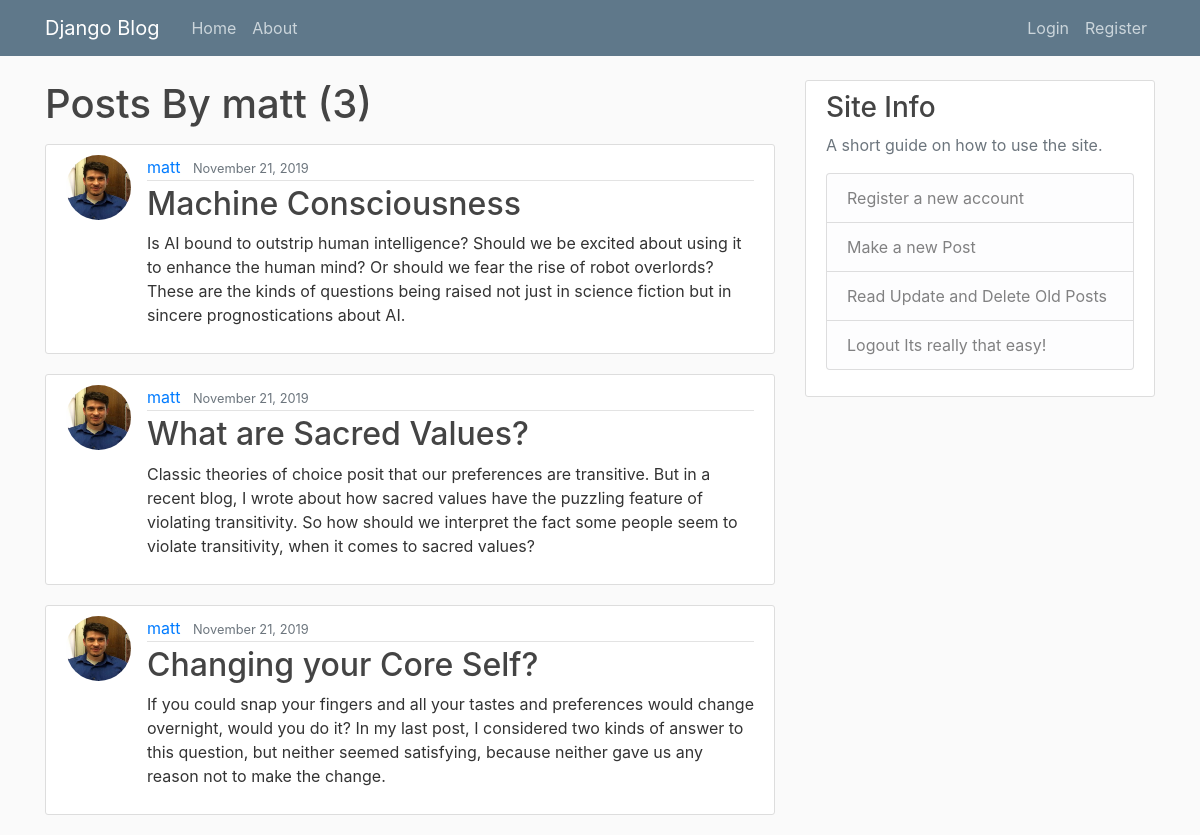
Page /user/matt on the committed database.
### blog/models.py (models this page shows, shortened)
class Post(models.Model):
     title = models.CharField(max_length=100)
     content = models.TextField()
     date_posted = models.DateTimeField(default = timezone.now)
     author = models.ForeignKey(User, on_delete=models.CASCADE)

### users/models.py (models this page shows, shortened)
class Profile(models.Model):
    user = models.OneToOneField(User, on_delete=models.CASCADE)
    image = models.ImageField(default='default.jpg', upload_to='profile_pics')

### blog/views.py (the view)
# urls.py: path('user/<str:username>', UserPostListView.as_view(), name='user-posts'),
class UserPostListView(ListView):
    model = Post
    template_name = 'blog/user_posts.html'
    context_object_name = 'posts'
    paginate_by = 3
    def get_queryset(self):
        user = get_object_or_404(User, username =self.kwargs.get('username'))
        return Post.objects.filter(author = user).order_by('-date_posted')

### blog/templates/blog/user_posts.html (shortened to what this page needs)
{%extends "blog/base.html"%}
{%block content%}
    <h1 class="mb-3"> Posts By {{ view.kwargs.username }} ({{ page_obj.paginator.count }}) </h1>
    {% for post in posts %}
        <article class="media content-section">
            <img class ="rounded-circle article-img" src="{{post.author.profile.image.url}}">
          <div class="media-body">
            <div class="article-metadata">
              <a class="mr-2" href="{% url 'user-posts' post.author.username %}">{{ post.author }}</a>
              <small class="text-muted">{{ post.date_posted|date:'F d, Y' }}</small>
            </div>
            <h2><a class="article-title" href="{% url 'post-detail' post.id%}">{{ post.title }}</a></h2>
            <p class="article-content">{{ post.content }}</p>
          </div>
        </article>
    {% endfor %}
{%endblock content%}}

### blog/static/blog/main.css (style rules this page uses)
body { background: #fafafa; color: #333333; margin-top: 5rem; }
h1, h2, h3, h4, h5, h6 { color: #444444; }
.content-section { background: #ffffff; padding: 10px 20px; border: 1px solid #dddddd; border-radius: 3px; margin-bottom: 20px; }
.article-title { color: #444444; }
.article-content { white-space: pre-line; }
.article-img { height: 65px; width: 65px; margin-right: 16px; }
.article-metadata { padding-bottom: 1px; margin-bottom: 4px; border-bottom: 1px solid #e3e3e3 }

### rows in the picture
Post: author.profile.image (picture), author "matt", date_posted "November 21, 2019", title "Machine Consciousness", content "Is AI bound to outstrip human intelligence? Should we be excited about using it to enhance the human mind? Or should we fear the rise of robot overlords? These are the kinds of questions being raised not just in science fiction but in sincere prognostications about AI."
Post: author.profile.image (picture), author "matt", date_posted "November 21, 2019", title "What are Sacred Values?", content "Classic theories of choice posit that our preferences are transitive. But in a recent blog, I wrote about how sacred values have the puzzling feature of violating transitivity. So how should we interpret the fact some people seem to violate transitivity, when it comes to sacred values?"
Post: author.profile.image (picture), author "matt", date_posted "November 21, 2019", title "Changing your Core Self?", content "If you could snap your fingers and all your tastes and preferences would change overnight, would you do it? In my last post, I considered two kinds of answer to this question, but neither seemed satisfying, because neither gave us any reason not to make the change."

### other values in the picture
{{ view.kwargs.username }} "matt"
{{ page_obj.paginator.count }} "3"
